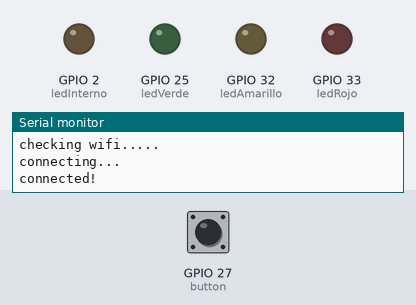
Simulated run of this program. Board: ESP32. Parts: output pins drawn as LEDs (lit = HIGH), the last lines printed to the serial monitor. Inputs (shaded band) come from the test bench; at power-on: GPIO 27 (button) HIGH. WiFi joins after 1.5 s; servers stay silent unless stated; the local clock reads 2024-03-15 10:24:30 at power-on unless the program sets it; random numbers use the default seed unless the program sets one; no MQTT or app messages arrive unless stated.

Above: at 3.2 s.
3.3 s: GPIO 27 (button) pulled LOW for 0.15 s
At 5.1 s:
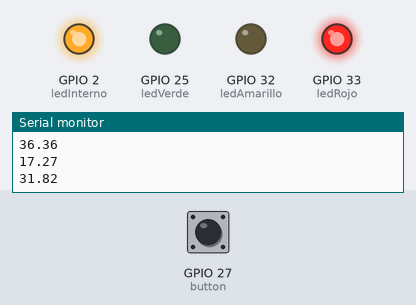
6.4 s: GPIO 27 (button) pulled LOW for 1 s
At 7.6 s:
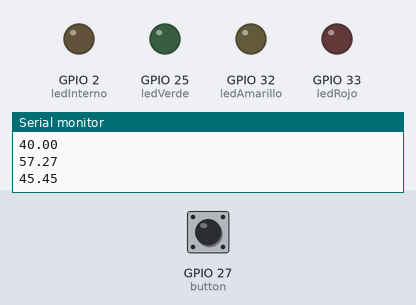
8.9 s: GPIO 27 (button) pulled LOW for 0.15 s
At 9.45 s:
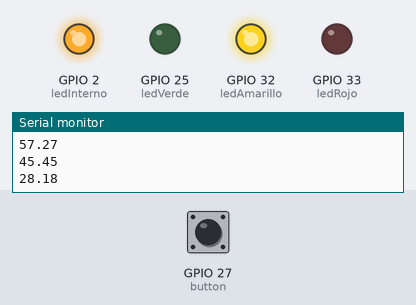
11.9 s: GPIO 27 (button) pulled LOW for 3.2 s
At 15.6 s:
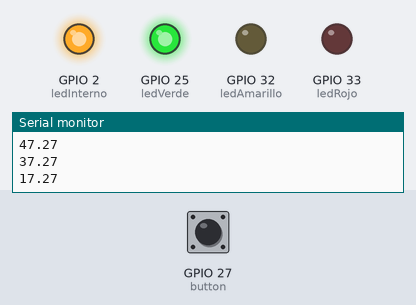
Timing chart, 0 to 17.6 s (numbered marks = the images above; inputs shaded):
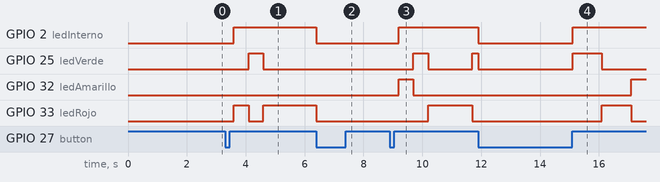

The program:

main.cpp
```cpp
#include <Arduino.h>
#include <WiFi.h>
#include <MQTT.h>
#include <stdlib.h>
#include <ctime>

// Red
const char ssid[] = "TPP055FC9";
const char pass[] = "16AZUL12";

WiFiClient net;
MQTTClient client;

#define cantMuestras 20

// FUNCIONES
float LeerTemperatura(void);
void estadoLed(void);
void apagarLeds(void);
void publicar(void);
void pulsadorDeCorte(void);
void connect(void);

// Pines de los Leds
const int8_t ledInterno = 2;
const int8_t ledRojo = 33, ledAmarillo = 32, ledVerde = 25, button = 27;

// Variables de temperatura
float temperatura;
float temp;

// Variable global String
// uint8_t ESTADO;
String ESTADO = "TEMP";
String mensaje;

// Timer incial
unsigned long tiempoInicio = 0;
unsigned long timerDelay = 500;
;

// Variables auxiliares
static int8_t pulsador = 0;

void setup()
{

  Serial.begin(115200);
  pinMode(ledInterno, OUTPUT); // Se utilizo para visualizar a simple vista si el pulsador fue accionado o si hay rebotes
  pinMode(ledRojo, OUTPUT);
  pinMode(ledVerde, OUTPUT);
  pinMode(ledAmarillo, OUTPUT);
  pinMode(button, INPUT_PULLUP); // Al accionarse el pulsador se recibe un cero

  WiFi.begin(ssid, pass); // NOMBRE DE LA RED WIFI Y CONTRASEÑA
  client.begin("192.168.11.170", 1883, net);
  connect();

  srand(time(NULL));
}

void loop()
{

  while (digitalRead(button) == 1)
    ; // Cuando el pulsador es accionado sale del bucle while

  pulsador = !digitalRead(button);

  client.loop(); // Si o si tiene que estar Actualiza el estado de mi cliente MQTT

  if (!client.connected())
  { // Me aseguro que este conectado
    connect();
  }

  delay(300);

  while (pulsador == 1)
  {
    digitalWrite(ledInterno, HIGH);

    // Se coloca la condicion "|| tiempoInicio==0" para que entre en el IF en la primer ejecucion del programa
    // Cada cierto tiempo timerDelay
    if ((millis() - tiempoInicio) == timerDelay || tiempoInicio == 0)
    {
      temp = LeerTemperatura();
      Serial.print(temp);
      Serial.println();
      estadoLed();
      publicar();
      tiempoInicio = millis();
    }
    pulsadorDeCorte();
  }

  apagarLeds();
  delay(500);
}

//==========ADQUISICION DE DATOS A TRAVES DEL ADC Y CONVERSION A °C=============

float LeerTemperatura()
{
  // Se simula un sensor de temperatura

  return temperatura = ((rand() % 50 + (260 / 113)) + 10 + (260 / 113)) / 1.1; // Rango aproximado de 12 a 58°C de num decimales
}

//*****DETECTA MEDIDAS FUERA DEL RANGO DE TEMP PERMITIDO, GENERANDO ESTADO DE ALERTA*******

void estadoLed()
{

  // Estado normal
  if (temp <= 25)
  {

    digitalWrite(ledRojo, LOW);
    digitalWrite(ledVerde, HIGH);
    digitalWrite(ledAmarillo, LOW);
  }

  // Estado alerta
  if (temp > 25 && temp <= 30)
  {
    digitalWrite(ledVerde, LOW);
    digitalWrite(ledRojo, LOW);
    digitalWrite(ledAmarillo, HIGH);
  }

  // Estado critico
  if (temp > 30)
  {
    digitalWrite(ledVerde, LOW);
    digitalWrite(ledRojo, HIGH);
    digitalWrite(ledAmarillo, LOW);
  }
}

//++++++APAGA TODO LOS LEDS LUEGO DE PULSAR POR 2da VEZ EL BUTTON+++++++

void apagarLeds()
{
  digitalWrite(ledInterno, LOW);

  digitalWrite(ledRojo, LOW);
  digitalWrite(ledVerde, LOW);
  digitalWrite(ledAmarillo, LOW);
}

//---SE PRESIONA POR SEGUNDA VEZ EL BOTON Y SALE DEL BUCLE WHILE------
void pulsadorDeCorte()
{
  if (digitalRead(button) == 0)
  {
    pulsador = 0;
    tiempoInicio = 0;
  }
}

//______________PUBLICAR______________
void publicar()
{
  // Se envia el estado de temperatura y el valor de temperatura
  String mensaje = "{\"topico1\": \" " + ESTADO + " \" ,\"topico2\":" + String(temp) + "}";
  client.publish("Temp", mensaje);
}

//______________CONEXION__________________
void connect()
{

  // Conectar wifi
  Serial.print("checking wifi...");
  while (WiFi.status() != WL_CONNECTED)
  {
    Serial.print(".");
    delay(1000);
  }

  // Conectar al brocker MQTT
  Serial.print("\nconnecting...");
  while (!client.connect("arduino"))
  { //, "public", "public")) {
    Serial.print(".");
    delay(1000);
  }

  Serial.println("\nconnected!");
}
```

Measured:
- after the input at 3.3 s, GPIO 2 (ledInterno): LOW → HIGH after 0.30 s; GPIO 25 (ledVerde): LOW → HIGH after 0.80 s, → LOW 0.50 s later; GPIO 33 (ledRojo): LOW → HIGH after 0.30 s, → LOW 0.50 s later, → HIGH 0.50 s later
- after the input at 6.4 s, GPIO 2 (ledInterno): HIGH → LOW at once
- after the input at 8.9 s, GPIO 2 (ledInterno): LOW → HIGH after 0.30 s; GPIO 25 (ledVerde): LOW → HIGH after 0.80 s, → LOW 0.50 s later, → HIGH 1.5 s later; GPIO 32 (ledAmarillo): LOW → HIGH after 0.30 s, → LOW 0.50 s later; GPIO 33 (ledRojo): LOW → HIGH after 1.3 s, → LOW 1.5 s later
- after the input at 11.9 s, GPIO 2 (ledInterno): HIGH → LOW at once, → HIGH 3.2 s later
